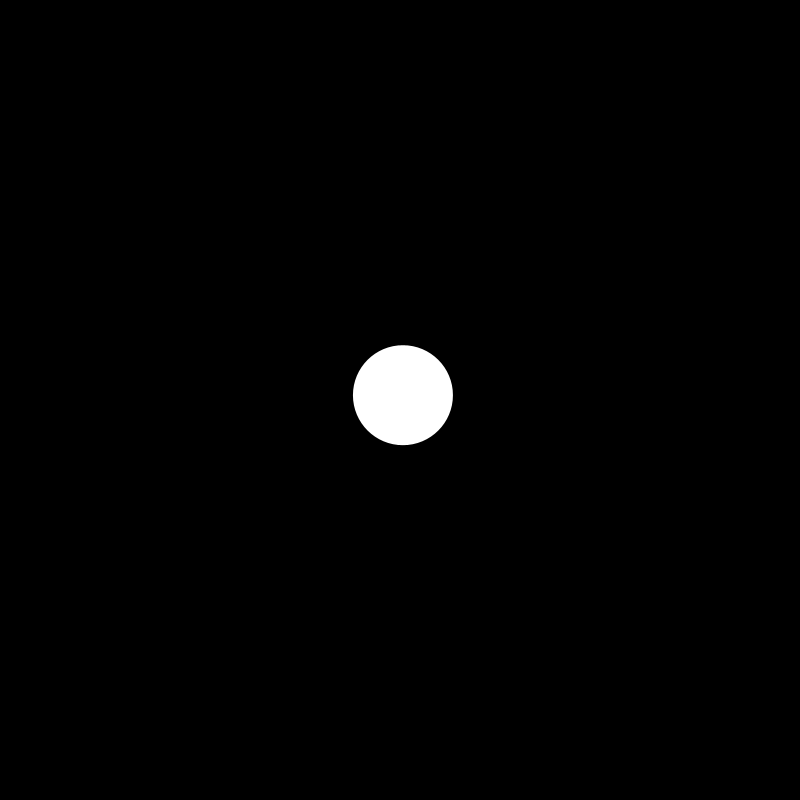
Frame 1 (no input)
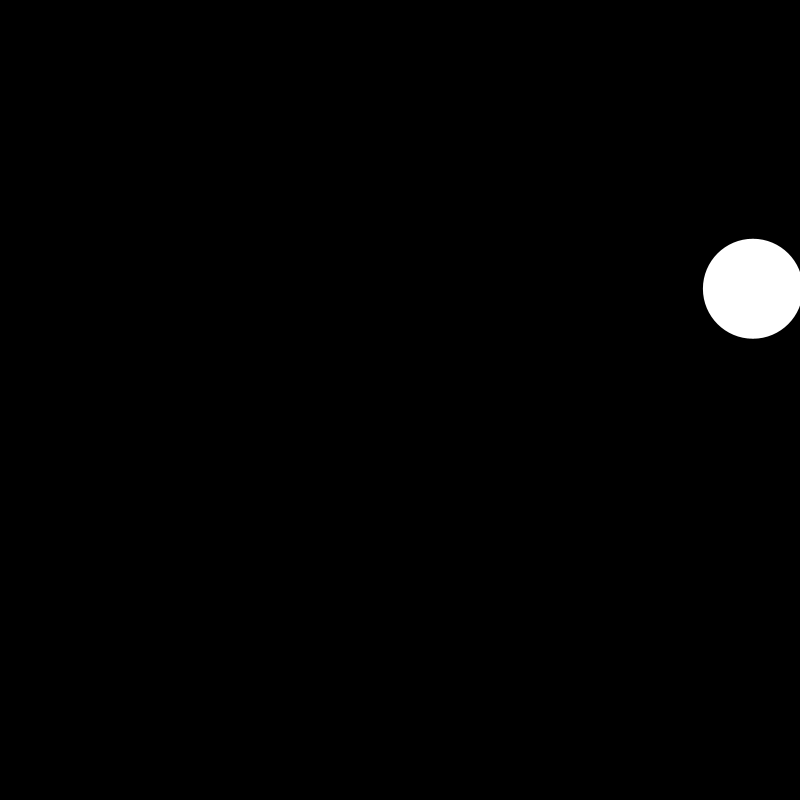
Frame 60 (the mouse pressed at the canvas centre just before this capture)
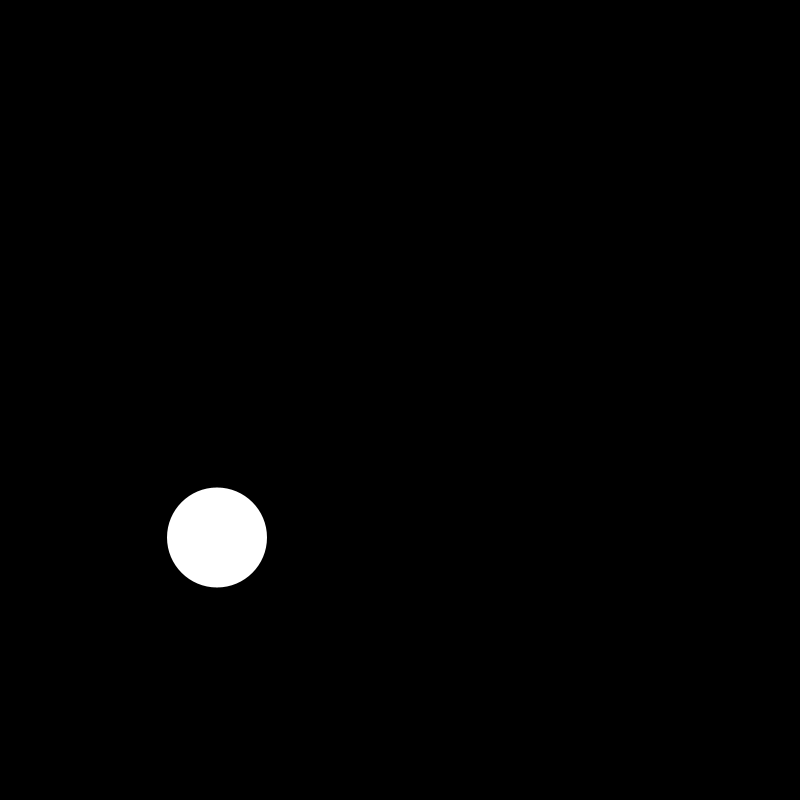
Frame 120 (the mouse held since frame 60 and released just before this capture)

The Processing sketch that drew these frames (run headless with seeded random() and noise(); from frame 60 on, the mouse is pressed at the canvas centre):

// Processing sketch: pvector
// ── pvector.pde
PVector pos, v, a, oriV;
//reset velovity
int size=100;

void setup() {
  size(800, 800);
  pos=new PVector(width/2, height/2);
  v=new PVector(random(-10, 10), random(-10, 10));
  a=new PVector(.1, .1);
  oriV=new PVector(random(-10, 10), random(-10, 10));
}

void draw() {
  background(0);
  pos.add(v);
  v.add(a);
  noStroke();
  ellipse(pos.x, pos.y, size, size);
  if (pos.x>width-50 ||pos.x<50) {
    v.x=-v.x;
    a.x=0;
  }
  if (pos.y>width-50||pos.y<50) {
    v.y=-v.y;
    a.y=0;
  }
}
